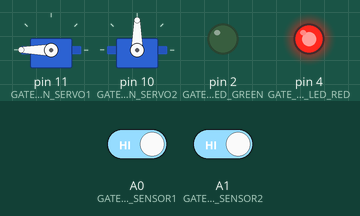
Bench run of a sketch on a simulated Arduino Uno, built with avr-gcc and run on an emulated ATmega328P. On the bench: 2 × servo, output pins drawn as LEDs (lit = HIGH). Dashed ring = blinking. The test bench sets the inputs (shaded band); at power-on: A0 (GATE_PIN_SENSOR1) HIGH, A1 (GATE_PIN_SENSOR2) HIGH.

Above: at 1.2 s.
1.3 s: A0 (GATE_PIN_SENSOR1) driven LOW
At 2.4 s:
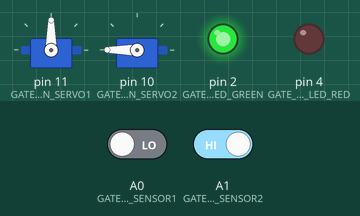
3.1 s: A1 (GATE_PIN_SENSOR2) driven LOW
At 3.9 s:
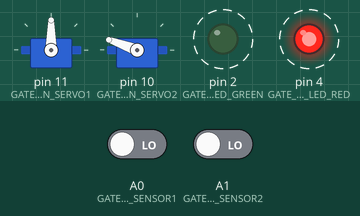
6.1 s: A0 (GATE_PIN_SENSOR1) driven HIGH
At 6.92 s:
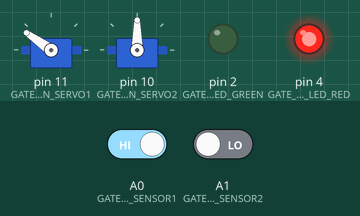
9.1 s: A0 (GATE_PIN_SENSOR1) driven LOW
At 9.96 s:
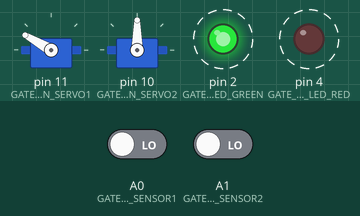
12.1 s: A1 (GATE_PIN_SENSOR2) driven HIGH
At 12.6 s:
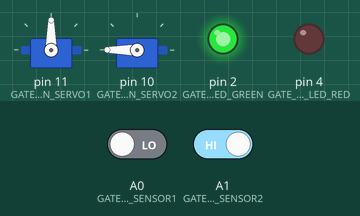
13.6 s: A1 (GATE_PIN_SENSOR2) driven LOW
At 13.79 s:
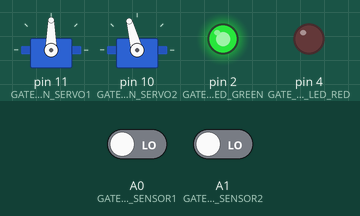
Timing chart, 0 to 17.6 s (numbered marks = the images above; inputs shaded):
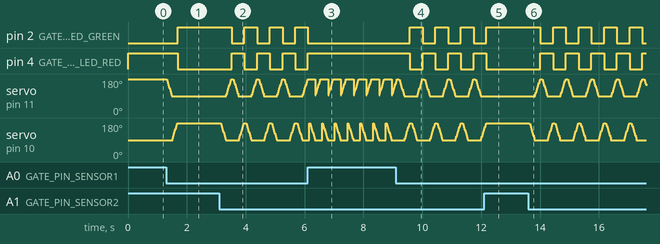

The sketch:

railway_gate.ino
```cpp
#include "src/logic.h"

void setup() {
  gate_init();
}

void loop() {
  gate_poll();
  delay(50);
}
```

logic.cpp
```cpp
#include "logic.h"

static Servo g_servo1;
static Servo g_servo2;
static bool g_open = false;
static bool g_object_between = false;

static void gate_sweep(Servo &servo, int from, int to) {
  if (from <= to) {
    for (int pos = from; pos <= to; pos += GATE_SWEEP_STEP_DEG) {
      servo.write(pos);
      delay(GATE_SWEEP_DELAY_MS);
    }
  } else {
    for (int pos = from; pos >= to; pos -= GATE_SWEEP_STEP_DEG) {
      servo.write(pos);
      delay(GATE_SWEEP_DELAY_MS);
    }
  }
  servo.write(to);
}

void gate_init() {
  pinMode(GATE_PIN_SENSOR1, INPUT);
  pinMode(GATE_PIN_SENSOR2, INPUT);
  pinMode(GATE_PIN_LED_GREEN, OUTPUT);
  pinMode(GATE_PIN_LED_RED, OUTPUT);
  g_servo1.attach(GATE_PIN_SERVO1);
  g_servo2.attach(GATE_PIN_SERVO2);
  g_servo1.write(GATE_SERVO1_CLOSED);
  g_servo2.write(GATE_SERVO2_CLOSED);
  digitalWrite(GATE_PIN_LED_RED, HIGH);
  digitalWrite(GATE_PIN_LED_GREEN, LOW);
  g_open = false;
  g_object_between = false;
}

void gate_open() {
  gate_sweep(g_servo1, GATE_SERVO1_CLOSED, GATE_SERVO1_OPEN);
  gate_sweep(g_servo2, GATE_SERVO2_CLOSED, GATE_SERVO2_OPEN);
  digitalWrite(GATE_PIN_LED_GREEN, HIGH);
  digitalWrite(GATE_PIN_LED_RED, LOW);
  g_open = true;
}

void gate_close() {
  gate_sweep(g_servo2, GATE_SERVO2_OPEN, GATE_SERVO2_CLOSED);
  gate_sweep(g_servo1, GATE_SERVO1_OPEN, GATE_SERVO1_CLOSED);
  digitalWrite(GATE_PIN_LED_GREEN, LOW);
  digitalWrite(GATE_PIN_LED_RED, HIGH);
  g_open = false;
}

bool gate_is_open() {
  return g_open;
}

bool gate_object_between() {
  return g_object_between;
}

int gate_servo1_angle() {
  return g_servo1.read();
}

int gate_servo2_angle() {
  return g_servo2.read();
}

bool gate_sensor1_detected() {
  return digitalRead(GATE_PIN_SENSOR1) == LOW;
}

bool gate_sensor2_detected() {
  return digitalRead(GATE_PIN_SENSOR2) == LOW;
}

void gate_update(bool sensor1_detected, bool sensor2_detected) {
  if (!g_object_between) {
    if (sensor1_detected) {
      gate_open();
      g_object_between = true;
    } else if (sensor2_detected) {
      gate_close();
    }
  } else {
    if (sensor2_detected) {
      gate_close();
      g_object_between = false;
    }
  }
}

void gate_poll() {
  gate_update(gate_sensor1_detected(), gate_sensor2_detected());
}
```

logic.h
```cpp
// railway_gate: two servo-driven gates plus red/green LEDs, controlled by two digital (IR) sensors.
// Adapted from https://github.com/Venkatesh4707/Railway-Gate-Automation-Arduino (MIT).
#ifndef LOGIC_H
#define LOGIC_H
#include <Arduino.h>
#include <Servo.h>

#define GATE_PIN_SENSOR1   A0   // digital input, LOW = object detected
#define GATE_PIN_SENSOR2   A1   // digital input, LOW = object detected
#define GATE_PIN_LED_GREEN 2
#define GATE_PIN_LED_RED   4
#define GATE_PIN_SERVO1    11
#define GATE_PIN_SERVO2    10
#define GATE_SERVO1_CLOSED 180
#define GATE_SERVO1_OPEN   90
#define GATE_SERVO2_CLOSED 90
#define GATE_SERVO2_OPEN   180
#define GATE_SWEEP_STEP_DEG 5
#define GATE_SWEEP_DELAY_MS 10

void gate_init();                                          // attach servos, gates closed, red LED on
void gate_open();                                          // sweep both servos to the open angles; green on, red off
void gate_close();                                         // sweep both servos to the closed angles; red on, green off
bool gate_is_open();
bool gate_object_between();                                // an object entered via sensor 1 and has not left via sensor 2
int gate_servo1_angle();                                   // Servo::read()
int gate_servo2_angle();
bool gate_sensor1_detected();                              // digitalRead(GATE_PIN_SENSOR1) == LOW
bool gate_sensor2_detected();
void gate_update(bool sensor1_detected, bool sensor2_detected); // state machine step with explicit sensor values
void gate_poll();                                          // read sensors and call gate_update

#endif
```

Measured:
- after the input at 1.3 s, pin 2 (GATE_PIN_LED_GREEN): LOW → HIGH after 0.38 s; pin 4 (GATE_PIN_LED_RED): HIGH → LOW after 0.38 s; servo on pin 11 (GATE_PIN_SERVO1): moves from 180° to 90° over 0.17 s, starting at once; servo on pin 10 (GATE_PIN_SERVO2): moves from 90° to 180° over 0.16 s, starting after 0.21 s
- after the input at 3.1 s, pin 2 (GATE_PIN_LED_GREEN), pin 4 (GATE_PIN_LED_RED): alternates HIGH for 0.43 s and LOW for 0.43 s, starting after 0.42 s
- after the input at 6.1 s, pin 2 (GATE_PIN_LED_GREEN): goes on until 6.1 s, then stays LOW; pin 4 (GATE_PIN_LED_RED): goes on until 6.1 s, then stays HIGH
- after the input at 9.1 s, pin 2 (GATE_PIN_LED_GREEN), pin 4 (GATE_PIN_LED_RED): alternates HIGH for 0.43 s and LOW for 0.43 s, starting after 0.48 s
- after the input at 12.1 s, pin 2 (GATE_PIN_LED_GREEN): goes on until 12.2 s, then stays HIGH; pin 4 (GATE_PIN_LED_RED): goes on until 12.2 s, then stays LOW; servo on pin 11 (GATE_PIN_SERVO1): stops changing and stays 90°; servo on pin 10 (GATE_PIN_SERVO2): goes on until 12.2 s, then stays 180°
- after the input at 13.6 s, pin 2 (GATE_PIN_LED_GREEN), pin 4 (GATE_PIN_LED_RED): alternates HIGH for 0.43 s and LOW for 0.43 s, starting after 0.41 s
